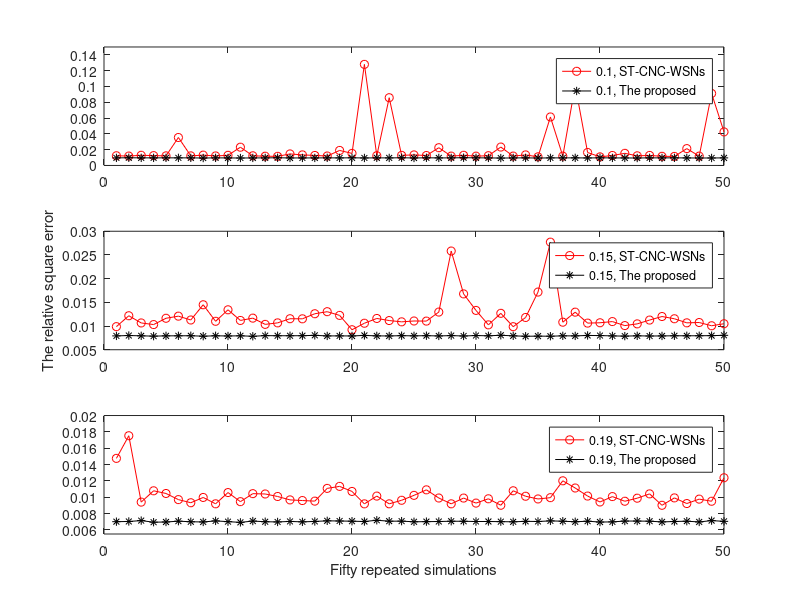

Write the MATLAB code that produced this figure.
x=1:1:50;
y1=[0.012274656
0.011899068
0.012889923
0.012451631
0.01214632
0.035392595
0.012137282
0.013078383
0.012048099
0.012841665
0.0231123
0.012232096
0.011711774
0.011547712
0.014589802
0.013376044
0.012682275
0.011960912
0.019024925
0.015274846
0.127984796
0.012375769
0.085774286
0.012791581
0.013351602
0.012578479
0.022475448
0.01183983
0.012866366
0.011794041
0.012355252
0.023299425
0.011870226
0.013350448
0.01093243
0.061384518
0.011855569
0.101554582
0.016417744
0.010886871
0.012616832
0.015362454
0.012198622
0.012700539
0.011580324
0.011453518
0.021340205
0.011826716
0.091182734
0.042516554

];
y2=[0.009598915
0.009742641
0.009615081
0.009609892
0.009645939
0.00961342
0.009624825
0.009408618
0.00961635
0.009554562
0.009412972
0.009549511
0.009561245
0.009750327
0.009493951
0.009527126
0.009542956
0.009638847
0.009553338
0.009690932
0.009486283
0.009638345
0.00954661
0.009757516
0.009478337
0.009705394
0.009551886
0.009586465
0.009802384
0.009651562
0.009573517
0.009362931
0.009532806
0.009624941
0.009385849
0.009590476
0.009578584
0.009625902
0.009493345
0.009657563
0.009561865
0.009512041
0.009434157
0.009629724
0.009574155
0.009637582
0.009528816
0.009439455
0.009463199
0.009589021

];
y3=[0.009871852
0.012172311
0.010651029
0.01030886
0.011638997
0.01208515
0.011275407
0.014489057
0.01100144
0.013426848
0.011178449
0.011668058
0.010351959
0.010667724
0.0115421
0.011524036
0.012593852
0.013027034
0.012245253
0.009218821
0.010590008
0.011598904
0.011159055
0.010885799
0.011064651
0.011042111
0.012948999
0.025825358
0.016782239
0.013297139
0.01024843
0.012683827
0.009859963
0.011807511
0.017168134
0.027698825
0.010809953
0.012928426
0.010617173
0.010690509
0.010940936
0.010093437
0.01045571
0.011260424
0.012010045
0.011535442
0.010674763
0.010744498
0.010058942
0.010487707


];
y4=[0.007918748
0.007997205
0.007935661
0.007868843
0.007927766
0.007939699
0.007951863
0.007857765
0.007942829
0.007900677
0.007938994
0.007840238
0.007975608
0.007950257
0.007953033
0.007958023
0.008038685
0.007913847
0.007924756
0.007904932
0.00802067
0.007922651
0.007907346
0.007967396
0.007928322
0.007962548
0.007910096
0.00798184
0.007899261
0.007992656
0.007938922
0.00805355
0.007931107
0.007845735
0.007868698
0.007853835
0.007932121
0.007920869
0.008012275
0.00799092
0.007917296
0.007872585
0.007936438
0.007896364
0.00791157
0.0079461
0.007942358
0.00794867
0.007973212
0.008039326

];
y5=[0.014756503
0.017526804
0.009403506
0.010788818
0.010460675
0.009709289
0.009325968
0.009973743
0.00919575
0.010573316
0.009458992
0.010437933
0.010397994
0.010090908
0.009675287
0.009596021
0.009523037
0.011083293
0.01132927
0.010709624
0.009190264
0.010140798
0.009193437
0.009628112
0.010230876
0.010905691
0.00990508
0.009193301
0.009898456
0.009283137
0.009810826
0.009017528
0.010791101
0.010121062
0.009789103
0.009946895
0.012010947
0.01112932
0.010143723
0.009419042
0.010079096
0.009509908
0.009882699
0.01041152
0.009013739
0.009918479
0.009227794
0.009768604
0.009508467
0.012383214

];
y6=[0.007009322
0.007033861
0.007140548
0.006944138
0.006970996
0.00707063
0.006997885
0.006974452
0.007104286
0.007011355
0.006923909
0.007083435
0.007002056
0.006976319
0.007037103
0.006987135
0.007037056
0.007112109
0.007091725
0.007067231
0.007029941
0.007181402
0.007068458
0.00707375
0.006997262
0.007013775
0.007028751
0.007063405
0.007059031
0.007030199
0.007031264
0.007011371
0.00699298
0.007048207
0.007032523
0.007105688
0.007065806
0.006996806
0.007067017
0.006962108
0.006983414
0.007084441
0.007083608
0.007067957
0.006980302
0.00703063
0.007066995
0.006976179
0.007139437
0.007048731

];
% subplot(3,1,1);
% plot(x,y1,'-*r',x,y2,'-*k');
% legend('0.1STCNC','0.1MCS');
% subplot(3,1,2);
% plot(x,y3,'-*r',x,y4,'-*k');
% legend('0.15stcnc','0.15mcs');
% subplot(3,1,3);
% plot(x,y5,'-*r',x,y6,'-*k');
% legend('0.19stcnc','0.19mcs');

subplot(3,1,1);
plot(x,y1,'-or',x,y2,'-*k');
legend('0.1, ST-CNC-WSNs','0.1, The proposed');
 axis([0,50,0,0.15]);
subplot(3,1,2);
plot(x,y3,'-or',x,y4,'-*k');
legend('0.15, ST-CNC-WSNs','0.15, The proposed');
ylabel('The relative square error');
axis([0,50,0.005,0.03]);
subplot(3,1,3);
plot(x,y5,'-or',x,y6,'-*k');
legend('0.19, ST-CNC-WSNs','0.19, The proposed');
axis([0,50,0.0055,0.02]);
xlabel('Fifty repeated simulations');
